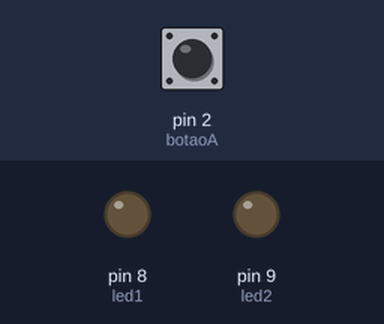
The sketch below on a simulated Arduino Uno, built with avr-gcc and run on an emulated ATmega328P. On the bench: output pins drawn as LEDs (lit = HIGH). The test bench sets the inputs (shaded band); at power-on: pin 2 (botaoA) HIGH.

Above: at 1.2 s.
1.3 s: pin 2 (botaoA) pulled LOW for 0.15 s
At 1.8 s:
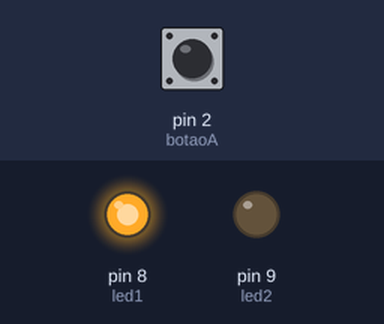
2.9 s: pin 2 (botaoA) pulled LOW for 3.2 s
At 7.1 s:
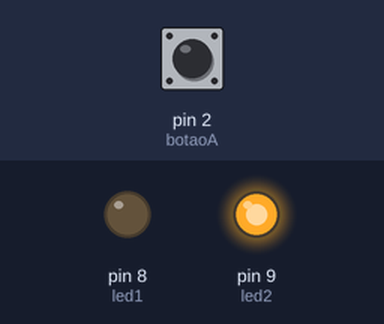
7.6 s: pin 2 (botaoA) pulled LOW for 1 s
At 9.0 s:
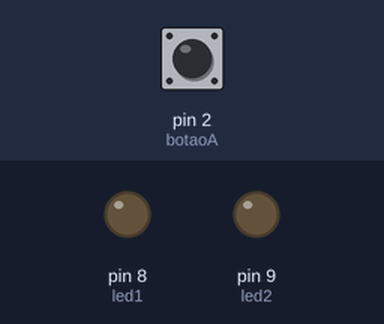
Timing chart, 0 to 10.6 s (numbered marks = the images above; inputs shaded):
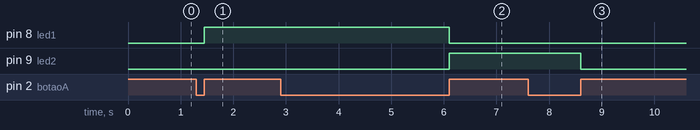

Measured:
- after the input at 1.3 s, pin 8 (led1): LOW → HIGH after 0.15 s
- after the input at 2.9 s, pin 8 (led1): HIGH → LOW after 3.2 s; pin 9 (led2): LOW → HIGH after 3.2 s
- after the input at 7.6 s, pin 9 (led2): HIGH → LOW after 1.0 s

The sketch:

sketch_apr11a.ino
```cpp
const int botaoA = 2;
const int led1 = 8;
const int led2 = 9;

unsigned long tempoPressionado = 0;

bool estadoAnterior = HIGH;

void setup() {
  pinMode(botaoA, INPUT_PULLUP);
  pinMode(led1, OUTPUT);
  pinMode(led2, OUTPUT);
}

void loop() {
  bool estadoAtual = digitalRead(botaoA);

  // Detecta quando o botão é pressionado
  if (estadoAnterior == HIGH && estadoAtual == LOW) {
    tempoPressionado = millis();
  }

  // Detecta quando o botão é solto
  if (estadoAnterior == LOW && estadoAtual == HIGH) {
    unsigned long duracao = millis() - tempoPressionado;

    // Apaga os LEDs antes de decidir
    digitalWrite(led1, LOW);
    digitalWrite(led2, LOW);

    if (duracao < 1000) {
      // Pulso curto (< 1s)
      digitalWrite(led1, HIGH);
    }
    else if (duracao > 2000) {
      // Pulso longo (> 2s)
      digitalWrite(led2, HIGH);
    }
  }

  estadoAnterior = estadoAtual;
}
```
